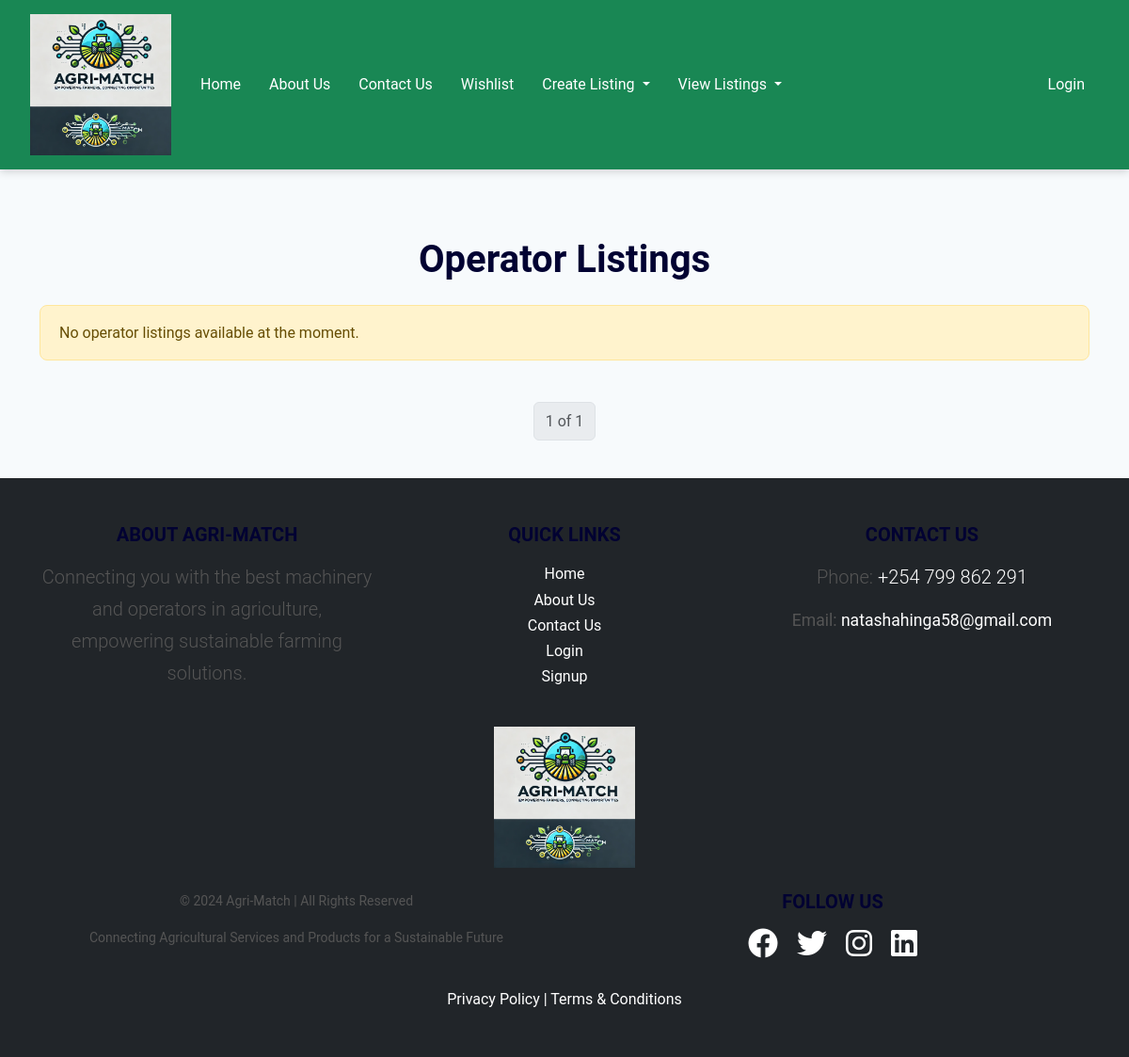
Page /operator_listings/ on the earlier database version.
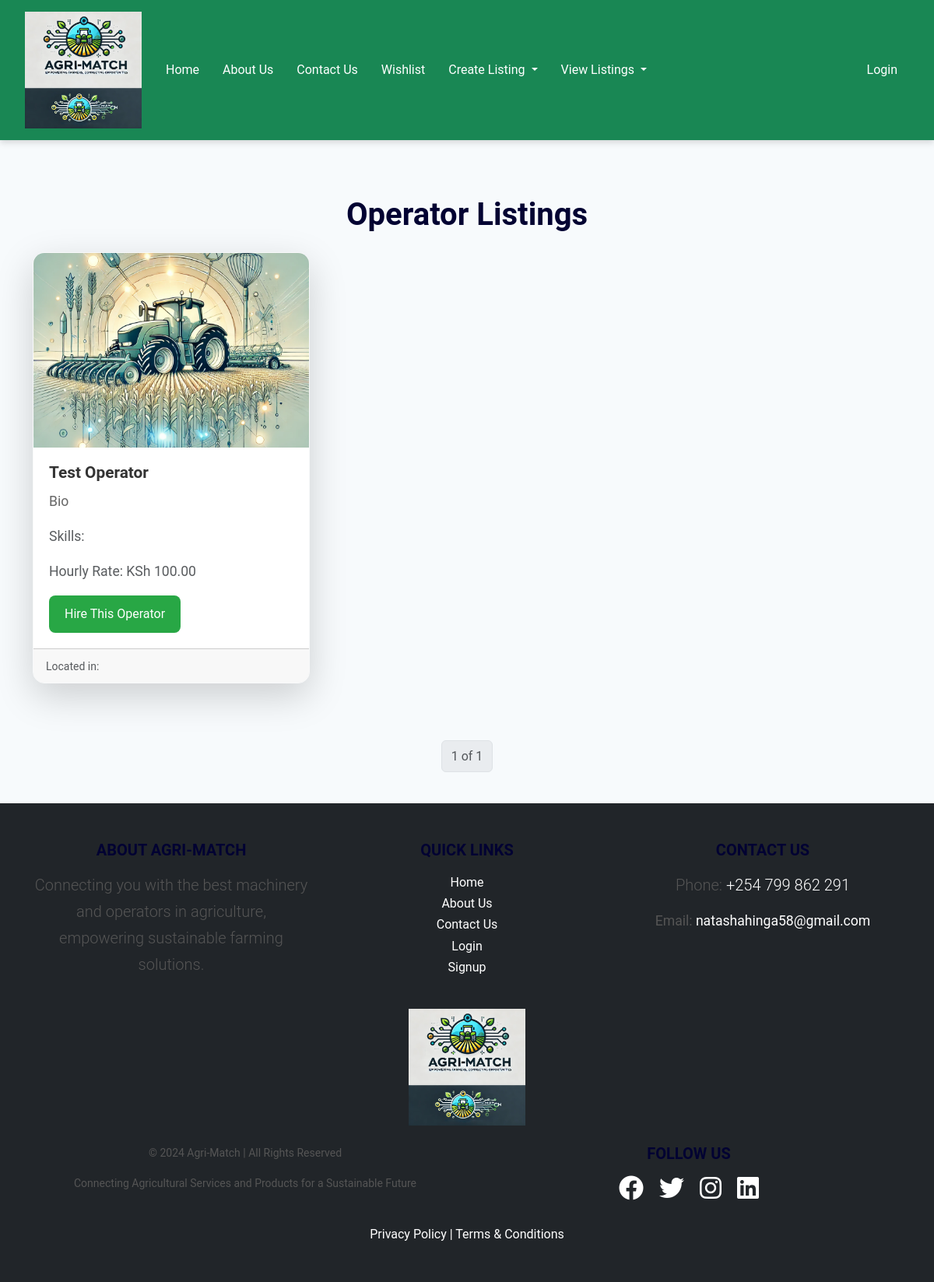
Same page on the later database version.
### agri_match_app/models.py (models this page shows, shortened)
class OperatorListing(models.Model):
    name = models.CharField(max_length=255)
    bio = models.TextField()
    certification = models.CharField(max_length=255)
    hourly_rate = models.DecimalField(max_digits=10, decimal_places=2)
    available_from = models.DateField()
    available_to = models.DateField()
    profile_picture = models.ImageField(upload_to='operators/', blank=True, null=True)
    phone_number = models.CharField(max_length=15, blank=True, null=True)  # Contact details field
    email = models.EmailField(max_length=255, blank=True, null=True)  # Contact details field
    user = models.ForeignKey(CustomUser, on_delete=models.CASCADE, related_name='operator_listings')
    def __str__(self):
        return self.name

### agri_match_app/views.py (the view)
# urls.py: path('operator_listings/', views.operator_listings, name='operator_listings'),
def operator_listings(request):
    operator_list = OperatorListing.objects.all()
    print(operator_list)
    paginator = Paginator(operator_list, 9)
    page = request.GET.get('page')
    try:
        operator_listings_paginated = paginator.page(page)
    except PageNotAnInteger:
        operator_listings_paginated = paginator.page(1)
    except EmptyPage:
        operator_listings_paginated = paginator.page(paginator.num_pages)
    return render(request, 'operator_listings.html', {'operator_listings': operator_listings_paginated})

### templates/operator_listings.html (shortened to what this page needs)
{% extends 'base.html' %}
{% load static %}
{% block content %}
<div class="container mt-5">
    <h1 class="text-center mb-4">Operator Listings</h1>
    <div class="row">
        {% for listing in operator_listings %}
            <div class="col-md-4 mb-4">
                <div class="card shadow-lg border-light">
                    <img src="{% if listing.profile_picture %}{{ listing.profile_picture.url }}{% else %}{% static 'images/default_image.png' %}{% endif %}" class="card-img-top" alt="{{ listing.name }} Profile Picture" style="height: 250px; object-fit: cover;">
                    <div class="card-body">
                        <h5 class="card-title">{{ listing.name }}</h5>
                        <p class="card-text">{{ listing.bio|truncatewords:15 }}</p>
                        <p class="text-muted">Skills: {{ listing.skills }}</p>
                        <p class="text-muted">Hourly Rate: KSh {{ listing.hourly_rate }}</p>
                        <a href="{% url 'operator_listing_details' listing_id=listing.id %}" class="btn btn-success btn-block">Hire This Operator</a>
                    </div>
                    <div class="card-footer text-muted">
                        <small>Located in: {{ listing.location }}</small>
                    </div>
                </div>
            </div>
        {% empty %}
            <div class="col-12">
                <div class="alert alert-warning" role="alert">
                    No operator listings available at the moment.
                </div>
            </div>
        {% endfor %}
    </div>
    <nav aria-label="Page navigation example" class="mt-4">
        <ul class="pagination justify-content-center">
            <li class="page-item disabled"><a class="page-link">{{ operator_listings.number }} of {{ operator_listings.paginator.num_pages }}</a></li>
        </ul>
    </nav>
</div>
{% endblock %}

Differences in the rows shown:
added OperatorListing: name "Test Operator", bio "Bio", hourly_rate "100.00"
Other differences:
text no longer shown: "No operator listings available at the moment."
